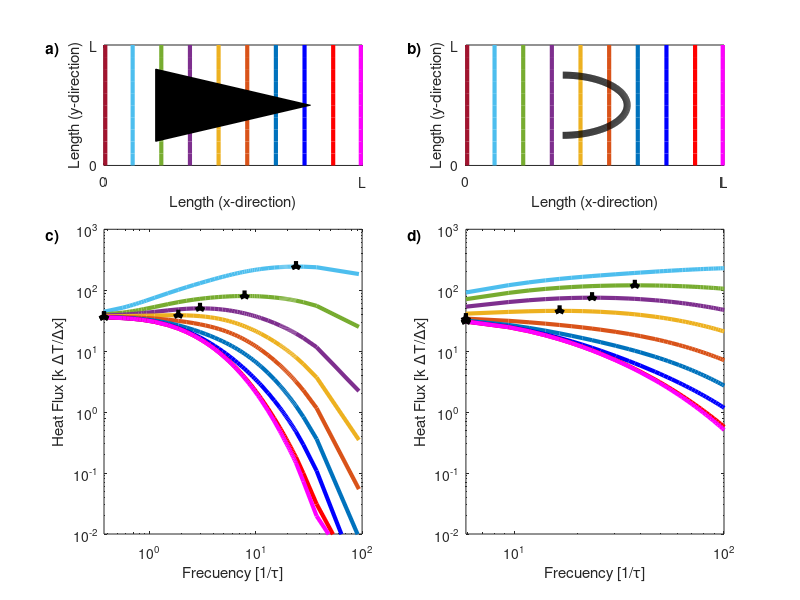

Write the MATLAB code that produced this figure.
%%%%%%%%%%%%%%%%%%%%Editar Grafico%%%%%%%%%%%%%%%%%%%%%%%%%%%%%%%%%%%
lw = 3; %LineWidth
mz = 7; %MarkSize

%%%%%%%%%%%%%%%%%%%%%%%Posiciones de medición$$$$$$$$$$$$$$$$$$$$$$$$$
x0=[1,1,1,1,1,1,1,1,1,1,1];
x1=[22.2,22.2,22.2,22.2,22.2,22.2,22.2,22.2,22.2,22.2,22.2];
x2=[44.4,44.4,44.4,44.4,44.4,44.4,44.4,44.4,44.4,44.4,44.4];
x3=[66.6,66.6,66.6,66.6,66.6,66.6,66.6,66.6,66.6,66.6,66.6];
x4=[88.8,88.8,88.8,88.8,88.8,88.8,88.8,88.8,88.8,88.8,88.8];
x5=[111,111,111,111,111,111,111,111,111,111,111];
x6=[133.2,133.2,133.2,133.2,133.2,133.2,133.2,133.2,133.2,133.2,133.2];
x7=[155.4,155.4,155.4,155.4,155.4,155.4,155.4,155.4,155.4,155.4,155.4];
x8=[177.6,177.6,177.6,177.6,177.6,177.6,177.6,177.6,177.6,177.6,177.6];
x9=[199,199,199,199,199,199,199,199,199,199,199];
y1=[0,20,40,60,80,100,120,140,160,180,200];

%%%%%%%%%%%%%%%%%%%%%%%%Figura medialuna%%%%%%%%%%%%%%%%%%%%%%%%%%%%%%
r = 50;
phi = -pi/2:0.01:pi/2;
x_1 = r*cos(phi)+75;
y_1 = r*sin(phi)+100;

%%%%%%%%%%%%%%%%%%%%%%%%Figura triángulo%%%%%%%%%%%%%%%%%%%%%%%%%%%%%%
a=[40,40];
b=[40,160];
c=[160,100];
x=[a(1) b(1) c(1) a(1)];
y=[a(2) b(2) c(2) a(2)];

%%%%%%%%%%%%%%%%%%%%%%  Gráfico Triángulo  %%%%%%%%%%%%%%%%%%%%%%%%%%
subplot(3,2,1)
plot(x0,y1,'-','LineWidth',lw,'color',[162/255,20/255,47/255],'MarkerSize',mz);
hold on
plot(x1,y1,'-','LineWidth',lw,'color',[77/255,190/255,238/255],'MarkerSize',mz);
plot(x2,y1,'-','LineWidth',lw,'color',[119/255,172/255,48/255],'MarkerSize',mz);
plot(x3,y1,'-','LineWidth',lw,'color',[126/255,47/255,142/255],'MarkerSize',mz);
plot(x4,y1,'-','LineWidth',lw,'color',[237/255,177/255,32/255],'MarkerSize',mz);
plot(x5,y1,'-','LineWidth',lw,'color',[217/255,83/255,25/255],'MarkerSize',mz);
plot(x6,y1,'-','LineWidth',lw,'color',[0/255,114/255,189/255],'MarkerSize',mz);
plot(x7,y1,'-','LineWidth',lw,'color','b','MarkerSize',mz);
plot(x8,y1,'-','LineWidth',lw,'color','r','MarkerSize',mz);
plot(x9,y1,'-','LineWidth',lw,'color','m','MarkerSize',mz);
triangulo=patch(x,y,'black');
hold off
xlim([0 200])
ylim([0 200])
xlabel('Length (x-direction)')
%xticks([1,22.2,44.4,66.6,88.8,111.1,133.2,155.4,177.6,199.19])
%xticklabels({'0','L/9','2L/9','L/3','4L/9','5L/9','2L/3','7L/9','8L/9','L'})
xticks([0,200])
xticklabels({'0','L'})
yticks([0,200])
yticklabels({'0','L'})
ylabel('Length (y-direction)')
t = title('a)', 'Units', 'normalized', 'Position', [-0.2, 0.9, 0]); % Set Title with correct Position
%axis equal;
%%%%%%%%%%%%%%%%%%%%%  Gráfico Medialuna  %%%%%%%%%%%%%%%%%%%%%%%%
subplot(3,2,2)
plot(x0,y1,'-','LineWidth',lw,'color',[162/255,20/255,47/255],'MarkerSize',mz);
hold on
plot(x1,y1,'-','LineWidth',lw,'color',[77/255,190/255,238/255],'MarkerSize',mz);
plot(x2,y1,'-','LineWidth',lw,'color',[119/255,172/255,48/255],'MarkerSize',mz);
plot(x3,y1,'-','LineWidth',lw,'color',[126/255,47/255,142/255],'MarkerSize',mz);
plot(x4,y1,'-','LineWidth',lw,'color',[237/255,177/255,32/255],'MarkerSize',mz);
plot(x5,y1,'-','LineWidth',lw,'color',[217/255,83/255,25/255],'MarkerSize',mz);
plot(x6,y1,'-','LineWidth',lw,'color',[0/255,114/255,189/255],'MarkerSize',mz);
plot(x7,y1,'-','LineWidth',lw,'color','b','MarkerSize',mz);
plot(x8,y1,'-','LineWidth',lw,'color','r','MarkerSize',mz);
plot(x9,y1,'-','LineWidth',lw,'color','m','MarkerSize',mz);
plot(x_1,y_1,'b','LineWidth',5,'color','k','MarkerSize',mz);
hold off
xlim([0 200])
ylim([0 200])
xlabel('Length (x-direction)')
%xticks([1,22.2,44.4,66.6,88.8,111.1,133.2,155.4,177.6,199.19])
%xticklabels({'0','L/9','2L/9','L/3','4L/9','5L/9','2L/3','7L/9','8L/9','L'})
xticks([0,200])
xticklabels({'0','L'})
yticks([0,200])
yticklabels({'0','L'})
ylabel('Length (y-direction)')
t = title('b)', 'Units', 'normalized', 'Position', [-0.2, 0.9, 0]); % Set Title with correct Position
%axis equal;
%%%%%%%%%%%%%%%%%%%  Gráfico Triangulo 0.5  %%%%%%%%%%%%%%%%%%%%%%%
subplot(3,2,[3,5])
Array=csvread('salida - Triangulo - 0.5.csv');
A  = Array(:, 4);
AA = Array(:, 24);
BA = Array(:, 6);
CA = Array(:, 7);
DA = Array(:, 8);
EA = Array(:, 9);
FA = Array(:, 10);
GA = Array(:, 11);
HA = Array(:, 12);
IA = Array(:, 13);
JA = Array(:, 14);


%plot(A, AA,'-x','LineWidth',lw,'color',[162/255,20/255,47/255],'MarkerSize',mz)
%hold on
loglog(A,BA,'-','LineWidth',lw,'color',[77/255,190/255,238/255],'MarkerSize',mz);
hold on
loglog(A,CA,'-','LineWidth',lw,'color',[119/255,172/255,48/255],'MarkerSize',mz);
loglog(A,DA,'-','LineWidth',lw,'color',[126/255,47/255,142/255],'MarkerSize',mz);
loglog(A,EA,'-','LineWidth',lw,'color',[237/255,177/255,32/255],'MarkerSize',mz);
loglog(A,FA,'-','LineWidth',lw,'color',[217/255,83/255,25/255],'MarkerSize',mz);
loglog(A,GA,'-','LineWidth',lw,'color',[0/255,114/255,189/255],'MarkerSize',mz);
loglog(A,HA,'-','LineWidth',lw,'color','b','MarkerSize',mz);
loglog(A,IA,'-','LineWidth',lw,'color','r','MarkerSize',mz);
loglog(A,JA,'-','LineWidth',lw,'color','m','MarkerSize',mz);

[CA_max,index] = max(CA);
A_max=A(index);
plot(A_max,CA_max,'v','MarkerSize',3,'LineWidth',5,'color','k');

[BA_max,index] = max(BA);
A_max=A(index);
plot(A_max,BA_max,'v','MarkerSize',3,'LineWidth',5,'color','k');

[DA_max,index] = max(DA);
A_max=A(index);
plot(A_max,DA_max,'v','MarkerSize',3,'LineWidth',5,'color','k');

[EA_max,index] = max(EA);
A_max=A(index);
plot(A_max,EA_max,'v','MarkerSize',3,'LineWidth',5,'color','k');

[FA_max,index] = max(FA);
A_max=A(index);
plot(A_max,FA_max,'v','MarkerSize',3,'LineWidth',5,'color','k');

[GA_max,index] = max(GA);
A_max=A(index);
plot(A_max,GA_max,'v','MarkerSize',3,'LineWidth',5,'color','k');

[HA_max,index] = max(HA);
A_max=A(index);
plot(A_max,HA_max,'v','MarkerSize',3,'LineWidth',5,'color','k');


hold off
xlim([0 100])
ylabel('Heat Flux [k \DeltaT/\Deltax]')
xlabel('Frecuency [1/\tau]')
set(gca,'YScale','log')
ylim([0.01 1000])
t = title('c)', 'Units', 'normalized', 'Position', [-0.2, 0.95, 0]); % Set Title with correct Position

%%%%%%%%%%%%%%%%%%%  Gráfico Medialuna 0.5  %%%%%%%%%%%%%%%%%%%%%%%
subplot(3,2,[4,6])

Array=csvread('salida - Medialuna - 0.5.csv');
A1 = Array(:, 4);
AA1 = Array(:, 24);
BA1 = Array(:, 6);
CA1 = Array(:, 7);
DA1 = Array(:, 8);
EA1 = Array(:, 9);
FA1 = Array(:, 10);
GA1 = Array(:, 11);
HA1 = Array(:, 12);
IA1 = Array(:, 13);
JA1 = Array(:, 14);

%plot(A, AA,'-x','LineWidth',lw,'color',[162/255,20/255,47/255],'MarkerSize',mz)
%hold on
loglog(A1,BA1,'-','LineWidth',lw,'color',[77/255,190/255,238/255],'MarkerSize',mz);
hold on
loglog(A1,CA1,'-','LineWidth',lw,'color',[119/255,172/255,48/255],'MarkerSize',mz);
loglog(A1,DA1,'-','LineWidth',lw,'color',[126/255,47/255,142/255],'MarkerSize',mz);
loglog(A1,EA1,'-','LineWidth',lw,'color',[237/255,177/255,32/255],'MarkerSize',mz);
loglog(A1,FA1,'-','LineWidth',lw,'color',[217/255,83/255,25/255],'MarkerSize',mz);
loglog(A1,GA1,'-','LineWidth',lw,'color',[0/255,114/255,189/255],'MarkerSize',mz);
loglog(A1,HA1,'-','LineWidth',lw,'color','b','MarkerSize',mz);
loglog(A1,IA1,'-','LineWidth',lw,'color','r','MarkerSize',mz);
loglog(A1,JA1,'-','LineWidth',lw,'color','m','MarkerSize',mz);

[CA1_max,index] = max(CA1);
A1_max=A1(index);
plot(A1_max,CA1_max,'v','MarkerSize',3,'LineWidth',5,'color','k');

[BA1_max,index] = max(BA1);
A1_max=A1(index);
plot(A1_max,BA1_max,'v','MarkerSize',3,'LineWidth',5,'color','k');

[DA1_max,index] = max(DA1);
A1_max=A1(index);
plot(A1_max,DA1_max,'v','MarkerSize',3,'LineWidth',5,'color','k');

[EA1_max,index] = max(EA1);
A1_max=A1(index);
plot(A1_max,EA1_max,'v','MarkerSize',3,'LineWidth',5,'color','k');

[FA1_max,index] = max(FA1);
A1_max=A1(index);
plot(A1_max,FA1_max,'v','MarkerSize',3,'LineWidth',5,'color','k');

[GA1_max,index] = max(GA1);
A1_max=A1(index);
plot(A1_max,GA1_max,'v','MarkerSize',3,'LineWidth',5,'color','k');

[HA1_max,index] = max(HA1);
A1_max=A1(index);
plot(A1_max,HA1_max,'v','MarkerSize',3,'LineWidth',5,'color','k');


hold off
xlim([0 100])
ylabel('Heat Flux [k \DeltaT/\Deltax]')
xlabel('Frecuency [1/\tau]')
set(gca,'YScale','log')
ylim([0.01 1000])
t = title('d)', 'Units', 'normalized', 'Position', [-0.2, 0.95, 0]); % Set Title with correct Position
